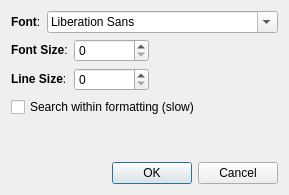
<?xml version="1.0" encoding="UTF-8"?>
<ui version="4.0">
 <class>Dialog</class>
 <widget class="QDialog" name="Dialog">
  <property name="geometry">
   <rect>
    <x>0</x>
    <y>0</y>
    <width>288</width>
    <height>195</height>
   </rect>
  </property>
  <property name="windowTitle">
   <string>Browser Options</string>
  </property>
  <layout class="QVBoxLayout" name="verticalLayout">
   <item>
    <layout class="QHBoxLayout" name="horizontalLayout">
     <item>
      <widget class="QLabel" name="label">
       <property name="text">
        <string>&lt;b&gt;Font&lt;/b&gt;:</string>
       </property>
      </widget>
     </item>
     <item>
      <widget class="QFontComboBox" name="fontCombo"/>
     </item>
    </layout>
   </item>
   <item>
    <layout class="QGridLayout" name="gridLayout">
     <item row="0" column="0">
      <widget class="QLabel" name="label_2">
       <property name="text">
        <string>&lt;b&gt;Font Size&lt;/b&gt;:</string>
       </property>
      </widget>
     </item>
     <item row="0" column="1">
      <widget class="QSpinBox" name="fontSize">
       <property name="minimumSize">
        <size>
         <width>75</width>
         <height>0</height>
        </size>
       </property>
      </widget>
     </item>
     <item row="1" column="0">
      <widget class="QLabel" name="label_3">
       <property name="text">
        <string>&lt;b&gt;Line Size&lt;/b&gt;:</string>
       </property>
      </widget>
     </item>
     <item row="1" column="1">
      <widget class="QSpinBox" name="lineSize"/>
     </item>
     <item row="0" column="2">
      <spacer name="horizontalSpacer_2">
       <property name="orientation">
        <enum>Qt::Horizontal</enum>
       </property>
       <property name="sizeHint" stdset="0">
        <size>
         <width>40</width>
         <height>20</height>
        </size>
       </property>
      </spacer>
     </item>
    </layout>
   </item>
   <item>
    <widget class="QCheckBox" name="fullSearch">
     <property name="text">
      <string>Search within formatting (slow)</string>
     </property>
    </widget>
   </item>
   <item>
    <spacer name="verticalSpacer">
     <property name="orientation">
      <enum>Qt::Vertical</enum>
     </property>
     <property name="sizeHint" stdset="0">
      <size>
       <width>20</width>
       <height>40</height>
      </size>
     </property>
    </spacer>
   </item>
   <item>
    <widget class="QDialogButtonBox" name="buttonBox">
     <property name="orientation">
      <enum>Qt::Horizontal</enum>
     </property>
     <property name="standardButtons">
      <set>QDialogButtonBox::Cancel|QDialogButtonBox::Ok</set>
     </property>
    </widget>
   </item>
  </layout>
 </widget>
 <tabstops>
  <tabstop>fontCombo</tabstop>
  <tabstop>fontSize</tabstop>
  <tabstop>lineSize</tabstop>
  <tabstop>fullSearch</tabstop>
  <tabstop>buttonBox</tabstop>
 </tabstops>
 <resources/>
 <connections>
  <connection>
   <sender>buttonBox</sender>
   <signal>accepted()</signal>
   <receiver>Dialog</receiver>
   <slot>accept()</slot>
   <hints>
    <hint type="sourcelabel">
     <x>248</x>
     <y>254</y>
    </hint>
    <hint type="destinationlabel">
     <x>157</x>
     <y>274</y>
    </hint>
   </hints>
  </connection>
  <connection>
   <sender>buttonBox</sender>
   <signal>rejected()</signal>
   <receiver>Dialog</receiver>
   <slot>reject()</slot>
   <hints>
    <hint type="sourcelabel">
     <x>316</x>
     <y>260</y>
    </hint>
    <hint type="destinationlabel">
     <x>286</x>
     <y>274</y>
    </hint>
   </hints>
  </connection>
 </connections>
</ui>
